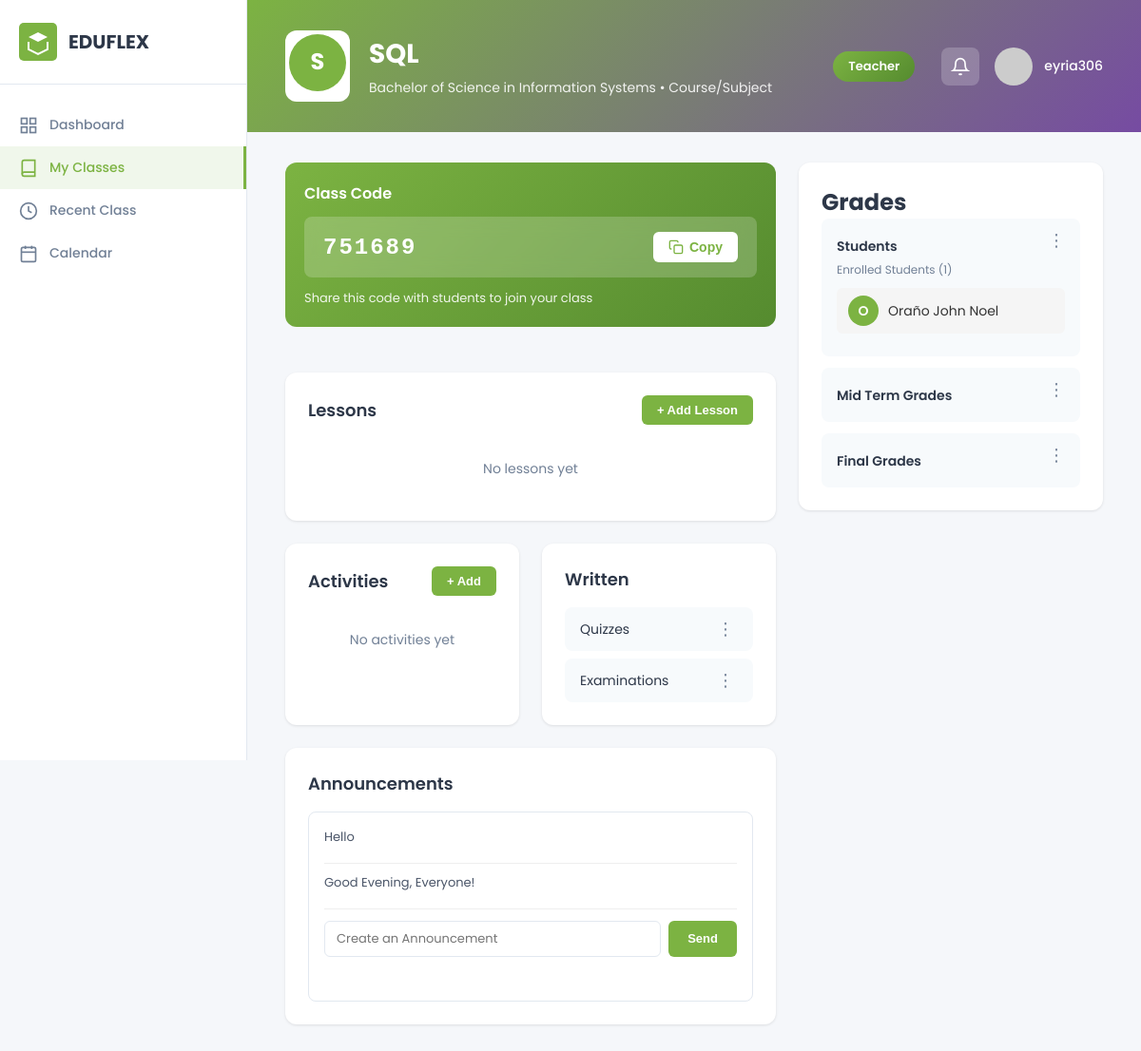
The app's page /course-detail.php?id=1 (signed in) with its own data.
### tables this page shows
CREATE TABLE `courses` (
  `id` int NOT NULL AUTO_INCREMENT,
  `title` varchar(200) NOT NULL,
  `course_type` varchar(100) DEFAULT NULL,
  `description` text,
  `class_code` varchar(7) DEFAULT NULL,
  `teacher_id` int DEFAULT NULL,
  `category` varchar(50) DEFAULT NULL,
  `difficulty_level` enum('beginner','intermediate','advanced') DEFAULT NULL,
  `language_id` int DEFAULT NULL,
  `subject_id` int DEFAULT NULL,
  `program_id` int DEFAULT NULL,
  `section` varchar(50) DEFAULT NULL,
  `created_at` timestamp NULL DEFAULT CURRENT_TIMESTAMP,
  `updated_at` timestamp NULL DEFAULT CURRENT_TIMESTAMP ON UPDATE CURRENT_TIMESTAMP,
  `is_active` tinyint(1) DEFAULT '1',
  PRIMARY KEY (`id`),
  UNIQUE KEY `class_code` (`class_code`),
  KEY `instructor_id` (`teacher_id`),
  KEY `programming_language_id` (`language_id`),
  KEY `subject_id` (`subject_id`),
  KEY `program_id` (`program_id`),
  CONSTRAINT `courses_ibfk_1` FOREIGN KEY (`teacher_id`) REFERENCES `users` (`id`) ON DELETE CASCADE,
  CONSTRAINT `courses_ibfk_2` FOREIGN KEY (`language_id`) REFERENCES `programming_languages` (`language_id`) ON DELETE SET NULL,
  CONSTRAINT `courses_ibfk_3` FOREIGN KEY (`subject_id`) REFERENCES `subjects` (`subject_id`) ON DELETE SET NULL,
  CONSTRAINT `courses_ibfk_4` FOREIGN KEY (`program_id`) REFERENCES `programs` (`program_id`) ON DELETE SET NULL
);

CREATE TABLE `programming_languages` (
  `language_id` int NOT NULL AUTO_INCREMENT,
  `language_name` varchar(50) NOT NULL,
  `created_at` timestamp NULL DEFAULT CURRENT_TIMESTAMP,
  PRIMARY KEY (`language_id`),
  UNIQUE KEY `language_name` (`language_name`)
);

CREATE TABLE `programs` (
  `program_id` int NOT NULL AUTO_INCREMENT,
  `program_name` varchar(100) NOT NULL,
  `created_at` timestamp NULL DEFAULT CURRENT_TIMESTAMP,
  PRIMARY KEY (`program_id`)
);

CREATE TABLE `announcements` (
  `id` int NOT NULL AUTO_INCREMENT,
  `course_id` int NOT NULL,
  `teacher_id` int DEFAULT NULL,
  `title` varchar(255) DEFAULT NULL,
  `content` text NOT NULL,
  `created_at` timestamp NULL DEFAULT CURRENT_TIMESTAMP,
  PRIMARY KEY (`id`),
  KEY `course_id` (`course_id`),
  KEY `teacher_id` (`teacher_id`),
  CONSTRAINT `announcements_ibfk_1` FOREIGN KEY (`course_id`) REFERENCES `courses` (`id`) ON DELETE CASCADE,
  CONSTRAINT `announcements_ibfk_3` FOREIGN KEY (`teacher_id`) REFERENCES `users` (`id`) ON DELETE CASCADE
);

CREATE TABLE `enrollments` (
  `id` int NOT NULL AUTO_INCREMENT,
  `user_id` int DEFAULT NULL,
  `course_id` int DEFAULT NULL,
  `enrolled_at` timestamp NULL DEFAULT CURRENT_TIMESTAMP,
  `progress` int DEFAULT '0',
  `completed` tinyint(1) DEFAULT '0',
  PRIMARY KEY (`id`),
  UNIQUE KEY `unique_enrollment` (`user_id`,`course_id`),
  KEY `course_id` (`course_id`),
  CONSTRAINT `enrollments_ibfk_1` FOREIGN KEY (`user_id`) REFERENCES `users` (`id`) ON DELETE CASCADE,
  CONSTRAINT `enrollments_ibfk_2` FOREIGN KEY (`course_id`) REFERENCES `courses` (`id`) ON DELETE CASCADE
);

CREATE TABLE `users` (
  `id` int NOT NULL AUTO_INCREMENT,
  `username` varchar(50) NOT NULL,
  `email` varchar(100) NOT NULL,
  `password` varchar(255) DEFAULT NULL,
  `google_id` varchar(255) DEFAULT NULL,
  `full_name` varchar(100) NOT NULL,
  `user_type` enum('student','teacher','admin') DEFAULT 'student',
  `profile_image` varchar(255) DEFAULT 'default.png',
  `created_at` timestamp NULL DEFAULT CURRENT_TIMESTAMP,
  `updated_at` timestamp NULL DEFAULT CURRENT_TIMESTAMP ON UPDATE CURRENT_TIMESTAMP,
  `last_login` timestamp NULL DEFAULT NULL,
  `is_active` tinyint(1) DEFAULT '1',
  PRIMARY KEY (`id`),
  UNIQUE KEY `username` (`username`),
  UNIQUE KEY `email` (`email`),
  UNIQUE KEY `google_id` (`google_id`),
  KEY `idx_email` (`email`),
  KEY `idx_username` (`username`)
);

### course-detail.php (the view, shortened to what the rows shown need)
<?php
$database = new Database();
$pdo = $database->connect();
$course_id = $_GET['id'] ?? null;
$course = null;
$students = [];
$announcements = [];
if($pdo && $course_id) {
    try {
       $stmt = $pdo->prepare("SELECT c.*, pl.language_name, s.subject_name, p.program_name
                       FROM courses c
                       LEFT JOIN programming_languages pl ON c.language_id = pl.language_id
                       LEFT JOIN subjects s ON c.subject_id = s.subject_id
                       LEFT JOIN programs p ON c.program_id = p.program_id
                       WHERE c.id = ? AND c.teacher_id = ?");
        $stmt->execute([$course_id, $_SESSION['user_id']]);
        $course = $stmt->fetch(PDO::FETCH_ASSOC);
        $stmt = $pdo->prepare("SELECT e.*, u.full_name, u.email, u.username
                               FROM enrollments e
                               JOIN users u ON e.user_id = u.id
                               WHERE e.course_id = ?
                               ORDER BY u.full_name ASC");
        $stmt->execute([$course_id]);
        $students = $stmt->fetchAll(PDO::FETCH_ASSOC);
        $stmt = $pdo->prepare("SELECT * FROM announcements WHERE course_id = ? ORDER BY created_at DESC LIMIT 5");
        $stmt->execute([$course_id]);
        $announcements = $stmt->fetchAll(PDO::FETCH_ASSOC);
    } catch(PDOException $e) {
        error_log("Database error: " . $e->getMessage());
    }
}
$class_code = $course['class_code'] ?? strtoupper(substr(md5($course_id . 'EDUFLEX'), 0, 6));
?>
<!DOCTYPE html>
<html lang="en">
<head>
    <link rel="stylesheet" href="css/course-detail.css">
</head>
<body>
    <div class="course-container">
        <main class="main-content">
            <header class="course-header">
                <div class="course-info">
                    <div class="course-icon">
                        <svg width="60" height="60" viewBox="0 0 100 100">
                            <circle cx="50" cy="50" r="50" fill="#7cb342"/>
                            <text x="50" y="50" text-anchor="middle" dy=".3em" fill="white" font-size="40" font-weight="bold">
                                <?php echo strtoupper(substr($course['language_name'] ?? $course['subject_name'] ?? 'C', 0, 1)); ?>
                            </text>
                        </svg>
                    </div>
                    <div>
                        <h1><?php echo $course ? htmlspecialchars($course['language_name'] ?? $course['subject_name'] ?? 'Untitled') : 'Untitled'; ?></h1>
                        <p class="course-meta"><?php echo $course ? htmlspecialchars($course['program_name'] ?? '') : ''; ?> • Course/Subject</p>
                    </div>
                </div>
            </header>
            <div class="content">
                <div class="content-grid">
                    <div class="main-column">
                        <div class="class-code-section">
                            <div class="class-code-display">
                                <span class="code-text" id="classCode"><?php echo $class_code; ?></span>
                                <button class="copy-btn" onclick="copyClassCode()">
                                    <svg width="16" height="16" viewBox="0 0 24 24" fill="none" stroke="currentColor" stroke-width="2">
                                        <rect x="9" y="9" width="13" height="13" rx="2" ry="2"></rect>
                                        <path d="M5 15H4a2 2 0 0 1-2-2V4a2 2 0 0 1 2-2h9a2 2 0 0 1 2 2v1"></path>
                                    </svg>
                                    Copy
                                </button>
                            </div>
                        </div>
                        <section class="section-card">
                            <div class="section-header">
                                <h2>Lessons</h2>
                            </div>
                        </section>
                        <div class="records-grid">
                            <section class="section-card">
                                <div class="section-header">
                                    <h2>Activities</h2>
                                </div>
                            </section>
                            <section class="section-card">
                                <div class="section-header">
                                    <h2>Written</h2>
                                </div>
                            </section>
                        </div>
                        <section class="section-card">
                            <div class="section-header">
                                <h2>Announcements</h2>
                            </div>
                            <div class="announcement-box">
                                <?php if(!empty($announcements)): ?>
                                <?php foreach($announcements as $announcement): ?>
                                <p><?php echo nl2br(htmlspecialchars($announcement['content'])); ?></p>
                                <hr style="margin: 10px 0; border: none; border-top: 1px solid #eee;">
                                <?php endforeach; ?>
                                <?php endif; ?>
                                <form class="announcement-form" id="announcementForm" onsubmit="sendAnnouncement(event)">
                                    <input type="text" name="announcement_content" placeholder="Create an Announcement" class="announcement-input" required>
                                    <button type="submit" class="send-btn">Send</button>
                                </form>
                            </div>
                        </section>
                    </div>
                    <aside class="sidebar-column">
                        <section class="section-card">
                            <h2>Grades</h2>
                            <div class="grade-items">
                                <div class="grade-item">
                                    <div class="students-display-list">
                                        <?php
                                        $displayStudents = array_slice($students, 0, 3);
                                        foreach($displayStudents as $student):
                                        ?>
                                        <div class="students-display-item">
                                            <div class="students-display-avatar">
                                                <?php echo strtoupper(substr($student['full_name'], 0, 1)); ?>
                                            </div>
                                            <div class="students-display-name"><?php echo htmlspecialchars($student['full_name']); ?></div>
                                        </div>
                                        <?php endforeach; ?>
                                    </div>
                                </div>
                            </div>
                        </section>
                    </aside>
                </div>
            </div>
        </main>
    </div>
</body>
</html>

### records on screen
courses: language.language_name "S", language.language_name "SQL", program.program_name "Bachelor of Science in Information Systems", class_code "751689"
announcements: content "Hello"
announcements: content "Good Evening, Everyone!"
enrollments: user.full_name "O", user.full_name "Oraño John Noel"

### other values on screen
$_SESSION['user_type'] "Teacher"
$_SESSION['username'] "eyria306"
count($students) "1"
